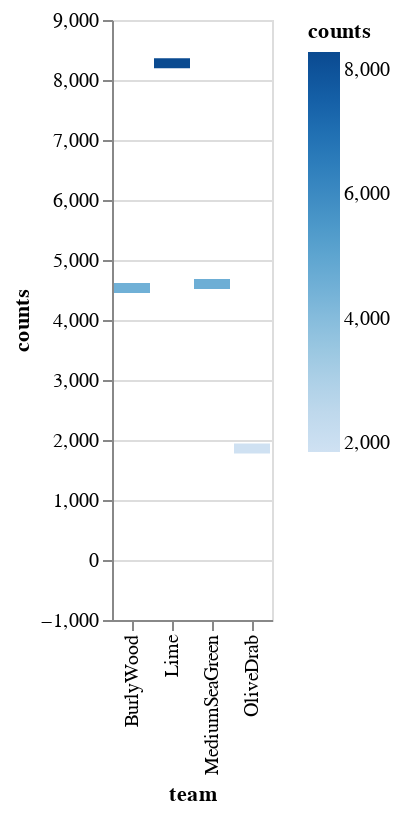

Notebook code cell kept with this figure:
### Code cell
# chart7
data = pd.DataFrame(pd.read_csv('workers.csv'))
widgets = pd.DataFrame(pd.read_csv('widgets.csv'))
data_merged = data.merge(widgets, left_on='id', right_on='employee_id')
data_merged = data_merged.groupby(['team']).count()
data_merged = data_merged.rename(columns={'id': 'counts'})
data_merged["counts"] = data_merged["counts"].astype('int32')
data_merged = data_merged.reset_index(level=0)
alt.Chart(data_merged).mark_bar(orient='horizontal').encode(
    x='team', y='counts', color='counts'
)

### Figure 1 — Vega-Lite specification as saved in the notebook (floating-point values rounded to 4 significant figures)
{"config": {"view": {"continuousWidth": 400, "continuousHeight": 300}}, "data": {"name": "data-cf84e938c9ae313a444b52a5fa9f791f"}, "mark": {"type": "bar", "orient": "horizontal"}, "encoding": {"color": {"field": "counts", "type": "quantitative"}, "x": {"field": "team", "type": "nominal"}, "y": {"field": "counts", "type": "quantitative"}}, "$schema": "https://vega.github.io/schema/vega-lite/v4.17.0.json", "datasets": {"data-cf84e938c9ae313a444b52a5fa9f791f": [{"team": "BurlyWood", "Unnamed: 0_x": 4533, "counts": 4533, "name": 4533, "date_of_employment": 4533, "employment_type": 4533, "Unnamed: 0_y": 4533, "item_number": 4533, "step_1": 4533, "step_2": 4533, "step_3": 4533, "employee_id": 4533}, {"team": "Lime", "Unnamed: 0_x": 8281, "counts": 8281, "name": 8281, "date_of_employment": 8281, "employment_type": 8281, "Unnamed: 0_y": 8281, "item_number": 8281, "step_1": 8281, "step_2": 8281, "step_3": 8281, "employee_id": 8281}, {"team": "MediumSeaGreen", "Unnamed: 0_x": 4599, "counts": 4599, "name": 4599, "date_of_employment": 4599, "employment_type": 4599, "Unnamed: 0_y": 4599, "item_number": 4599, "step_1": 4599, "step_2": 4599, "step_3": 4599, "employee_id": 4599}, {"team": "OliveDrab", "Unnamed: 0_x": 1860, "counts": 1860, "name": 1860, "date_of_employment": 1860, "employment_type": 1860, "Unnamed: 0_y": 1860, "item_number": 1860, "step_1": 1860, "step_2": 1860, "step_3": 1860, "employee_id": 1860}]}}
